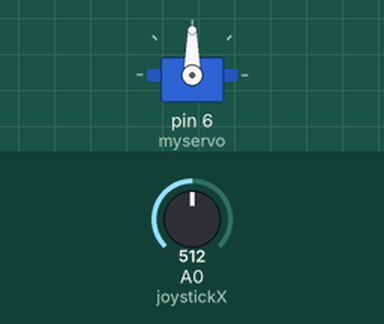
Recording of a sketch running on a simulated Arduino Uno, built with avr-gcc and run on an emulated ATmega328P. On the bench: servo. Inputs (shaded band) come from the test bench; at power-on: A0 (joystickX) = 512.

Above: at 1.2 s.
1.3 s: A0 (joystickX) set to 538
2.8 s: A0 (joystickX) set to 562
At 3.9 s:
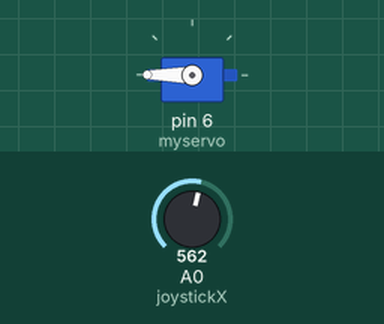
4.3 s: A0 (joystickX) set to 440
At 5.3 s:
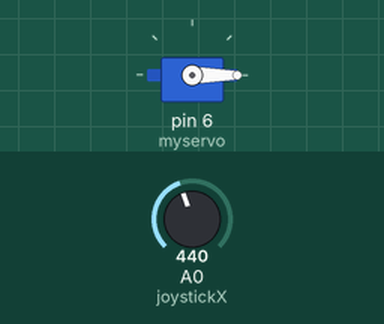
5.8 s: A0 (joystickX) set to 462
At 6.1 s:
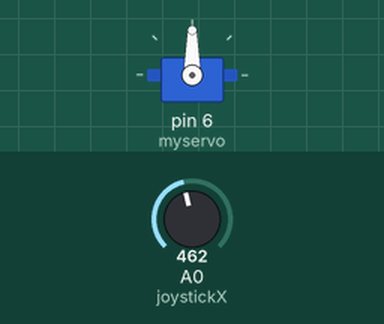
7.3 s: A0 (joystickX) set to 560
At 7.7 s:
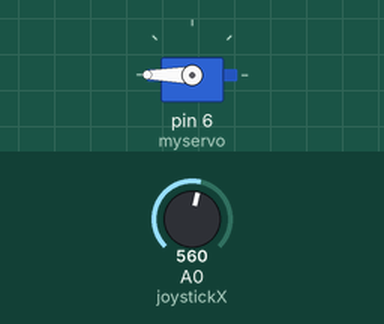
Timing chart, 0 to 9.8 s (numbered marks = the images above; inputs shaded):
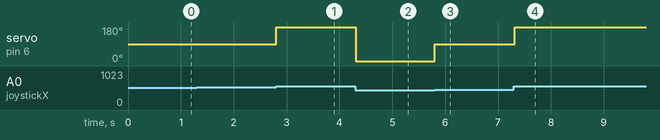

The sketch:

Joystick_Controlled_Servo.ino
```cpp
#include <Servo.h>

Servo myservo;

int joystickX = A0;

void setup() {

  myservo.attach(6);

  myservo.write(90);

}

void loop() {

  int xValue = analogRead(joystickX);

  if (xValue < 450) {

    myservo.write(0);

  }

  else if (xValue > 550) {

    myservo.write(180);

  }

  else {

    myservo.write(90);

  }

  delay(20);

}
```

Measured:
- the behaviour switches between 550 and 551 on A0 (joystickX) (found by bisection; images 0 and 1)
- the behaviour switches between 449 and 450 on A0 (joystickX) (found by bisection; images 2 and 3)
- after the input at 1.3 s, every drawn part: stays the same
- after the input at 2.8 s, servo on pin 6 (myservo): 90° → 180° at once
- after the input at 4.3 s, servo on pin 6 (myservo): 180° → 0° at once
- after the input at 5.8 s, servo on pin 6 (myservo): 0° → 90° at once
- after the input at 7.3 s, servo on pin 6 (myservo): 90° → 180° at once
